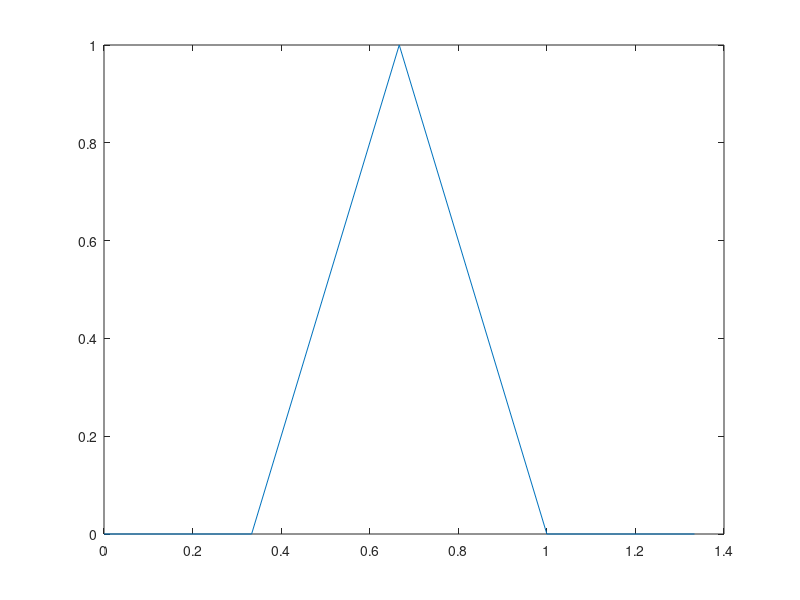

MATLAB code for this plot:
x = [-2:1:2];
x2 = (x-2)/(-3);
y=[];
for a = x
   if a == 0
       y(end+1)=1;
   elseif a == -1 | 1 
       y(end+1) = 0;
   else
       y(end+1) = 1;
   end
end
plot(x2,y)